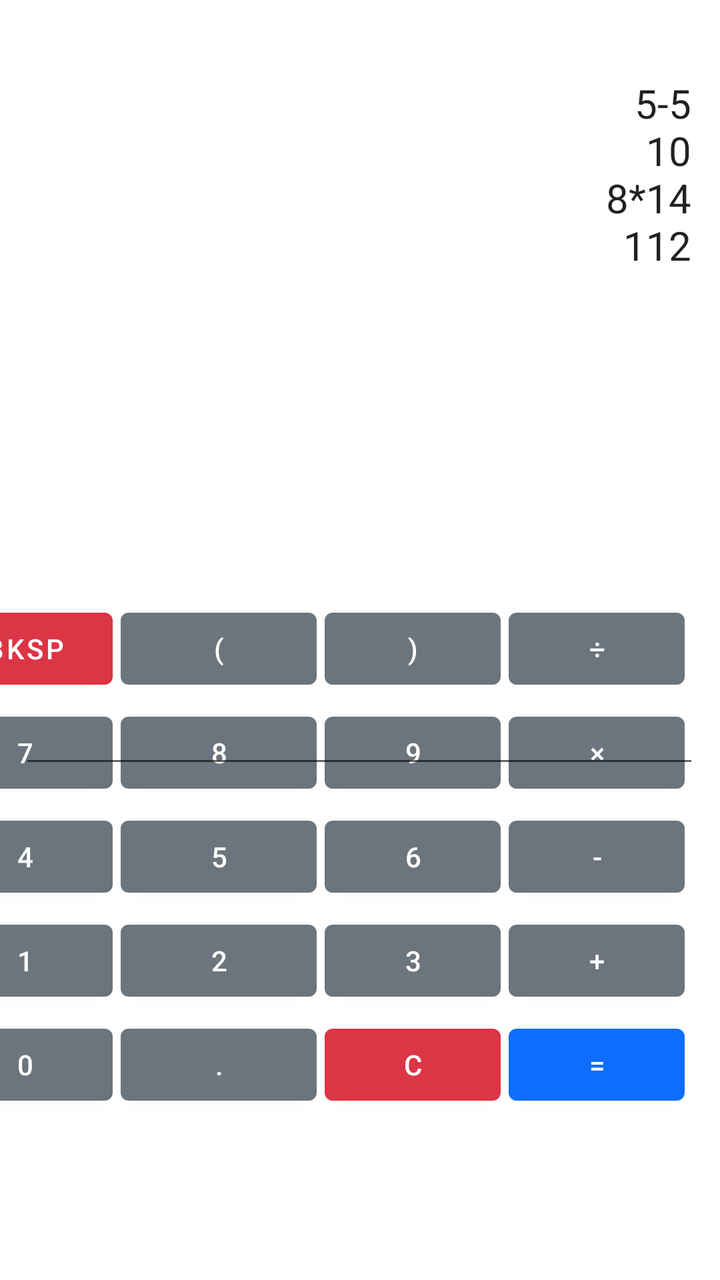
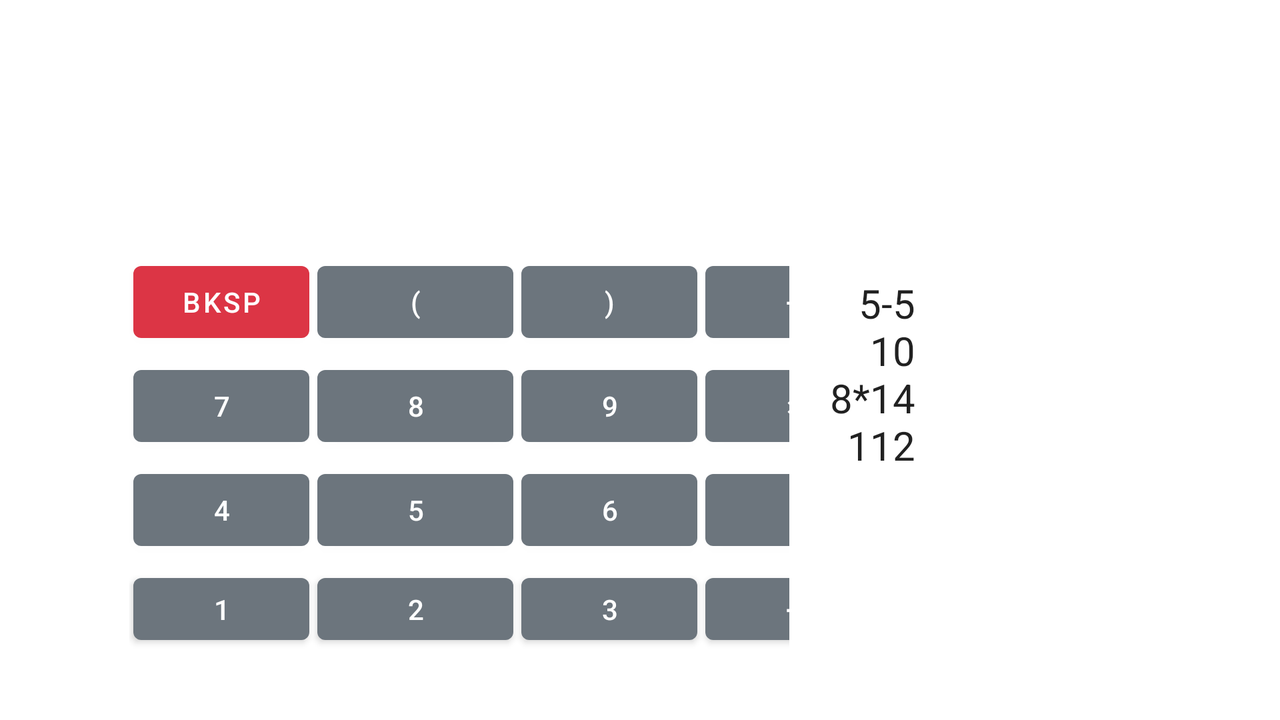

First picture: res/layout/ on a phone held upright. Second picture: the repository's own variant of that layout, on a device whose configuration matches the variant's folder. Source for both follows.
<!-- AndroidManifest.xml: application theme Theme.Calculator -->
<!-- res/layout/activity_calculator_active.xml -->
<?xml version="1.0" encoding="utf-8"?>
<androidx.constraintlayout.widget.ConstraintLayout xmlns:android="http://schemas.android.com/apk/res/android"
    xmlns:app="http://schemas.android.com/apk/res-auto"
    xmlns:tools="http://schemas.android.com/tools"
    android:layout_width="match_parent"
    android:layout_height="match_parent"
    tools:context=".ui.calculator.CalculatorActivity">

    <include
        android:id="@+id/include2"
        layout="@layout/numeric_pad"
        android:layout_width="378dp"
        android:layout_height="295dp"
        android:layout_marginStart="16dp"
        android:layout_marginEnd="16dp"
        android:layout_marginBottom="64dp"
        app:layout_constraintBottom_toBottomOf="parent"
        app:layout_constraintEnd_toEndOf="parent"
        app:layout_constraintHorizontal_bias="1.0"
        app:layout_constraintStart_toStartOf="parent" />

    <TextView
        android:id="@+id/equationField"
        android:layout_width="368dp"
        android:layout_height="49dp"
        android:layout_marginStart="20dp"
        android:layout_marginTop="15dp"
        android:textAlignment="textEnd"
        android:textSize="20sp"
        android:textStyle="bold"
        app:layout_constraintBottom_toTopOf="@id/include2"
        app:layout_constraintStart_toStartOf="parent"
        app:layout_constraintTop_toTopOf="parent"
        app:layout_constraintVertical_bias="0.965" />

    <EditText
        android:id="@+id/editTextTextMultiLine3"
        android:layout_width="340dp"
        android:layout_height="361dp"
        android:layout_marginStart="16dp"
        android:layout_marginTop="28dp"
        android:layout_marginEnd="16dp"
        android:ems="10"
        android:gravity="start|top"
        android:inputType="textMultiLine"
        android:text="5-5\n10\n8*14\n112"
        android:textAlignment="textEnd"
        android:textSize="20sp"
        app:layout_constraintEnd_toEndOf="parent"
        app:layout_constraintHorizontal_bias="0.533"
        app:layout_constraintStart_toStartOf="parent"
        app:layout_constraintTop_toTopOf="parent" />

    <androidx.constraintlayout.widget.Guideline
        android:id="@+id/guideline2"
        android:layout_width="wrap_content"
        android:layout_height="wrap_content"
        android:orientation="horizontal"
        app:layout_constraintGuide_begin="20dp" />

    <androidx.constraintlayout.widget.Guideline
        android:id="@+id/guideline3"
        android:layout_width="wrap_content"
        android:layout_height="wrap_content"
        android:layout_marginBottom="411dp"
        android:orientation="vertical"
        app:layout_constraintBottom_toBottomOf="parent"
        app:layout_constraintGuide_begin="20dp"
        app:layout_constraintTop_toBottomOf="@+id/equationField" />


</androidx.constraintlayout.widget.ConstraintLayout>
<!-- res/layout/numeric_pad.xml (included above) -->
<?xml version="1.0" encoding="utf-8"?>
<RelativeLayout xmlns:android="http://schemas.android.com/apk/res/android"
    xmlns:app="http://schemas.android.com/apk/res-auto"
    android:id="@+id/numericPad"
    android:layout_width="fill_parent"
    android:layout_height="fill_parent">

    <TableLayout
        android:id="@+id/numericPadLayout"
        android:layout_width="wrap_content"
        android:layout_height="wrap_content"
        android:layout_centerInParent="true">

        <TableRow
            android:layout_width="match_parent"
            android:layout_height="match_parent">

            <Button
                android:id="@+id/bkspBtn"
                android:layout_width="wrap_content"
                android:layout_height="wrap_content"
                android:layout_margin="2dp"
                android:text="@string/bksp_btn_text"
                android:theme="@style/Theme.Calculator.Danger" />

            <Button
                android:id="@+id/openParenthesisBtn"
                android:layout_width="98dp"
                android:layout_height="wrap_content"
                android:layout_margin="2dp"
                android:tag="@string/open_parenthesis_btn_text"
                android:text="@string/open_parenthesis_btn_text"
                android:theme="@style/Theme.Calculator.Secondary" />

            <Button
                android:id="@+id/closeParenthesisBtn"
                android:layout_width="wrap_content"
                android:layout_height="wrap_content"
                android:layout_margin="2dp"
                android:tag="@string/close_parenthesis_btn_text"
                android:text="@string/close_parenthesis_btn_text"
                android:theme="@style/Theme.Calculator.Secondary" />

            <Button
                android:id="@+id/divisionBtn"
                android:layout_width="wrap_content"
                android:layout_height="wrap_content"
                android:layout_margin="2dp"
                android:tag="@string/division_btn_text"
                android:text="@string/division_btn_text"
                android:theme="@style/Theme.Calculator.Secondary" />

        </TableRow>

        <TableRow
            android:layout_width="match_parent"
            android:layout_height="match_parent">

            <Button
                android:id="@+id/sevenBtn"
                android:layout_width="wrap_content"
                android:layout_height="wrap_content"
                android:layout_margin="2dp"
                android:tag="@string/seven_btn_text"
                android:text="@string/seven_btn_text"
                android:theme="@style/Theme.Calculator.Secondary" />

            <Button
                android:id="@+id/eightBtn"
                android:layout_width="wrap_content"
                android:layout_height="wrap_content"
                android:layout_margin="2dp"
                android:tag="@string/eight_btn_text"
                android:text="@string/eight_btn_text"
                android:theme="@style/Theme.Calculator.Secondary" />

            <Button
                android:id="@+id/nineBtn"
                android:layout_width="wrap_content"
                android:layout_height="wrap_content"
                android:layout_margin="2dp"
                android:tag="@string/nine_btn_text"
                android:text="@string/nine_btn_text"
                android:theme="@style/Theme.Calculator.Secondary" />

            <Button
                android:id="@+id/multiplyBtn"
                android:layout_width="wrap_content"
                android:layout_height="wrap_content"
                android:layout_margin="2dp"
                android:tag="@string/multiply_btn_text"
                android:text="@string/multiply_btn_text"
                android:theme="@style/Theme.Calculator.Secondary" />
        </TableRow>

        <TableRow
            android:layout_width="match_parent"
            android:layout_height="match_parent">

            <Button
                android:id="@+id/fourBtn"
                android:layout_width="wrap_content"
                android:layout_height="wrap_content"
                android:layout_margin="2dp"
                android:tag="@string/four_btn_text"
                android:text="@string/four_btn_text"
                android:theme="@style/Theme.Calculator.Secondary" />

            <Button
                android:id="@+id/fiveBtn"
                android:layout_width="wrap_content"
                android:layout_height="wrap_content"
                android:layout_margin="2dp"
                android:tag="@string/five_btn_text"
                android:text="@string/five_btn_text"
                android:theme="@style/Theme.Calculator.Secondary" />

            <Button
                android:id="@+id/sixBtn"
                android:layout_width="wrap_content"
                android:layout_height="wrap_content"
                android:layout_margin="2dp"
                android:tag="@string/six_btn_text"
                android:text="@string/six_btn_text"
                android:theme="@style/Theme.Calculator.Secondary" />

            <Button
                android:id="@+id/subtractionBtn"
                android:layout_width="wrap_content"
                android:layout_height="wrap_content"
                android:layout_margin="2dp"
                android:tag="@string/subtraction_btn_text"
                android:text="@string/subtraction_btn_text"
                android:theme="@style/Theme.Calculator.Secondary" />
        </TableRow>

        <TableRow
            android:layout_width="match_parent"
            android:layout_height="match_parent">

            <Button
                android:id="@+id/oneBtn"
                android:layout_width="wrap_content"
                android:layout_height="wrap_content"
                android:layout_margin="2dp"
                android:tag="@string/one_btn_text"
                android:text="@string/one_btn_text"
                android:theme="@style/Theme.Calculator.Secondary" />

            <Button
                android:id="@+id/twoBtn"
                android:layout_width="wrap_content"
                android:layout_height="wrap_content"
                android:layout_margin="2dp"
                android:tag="@string/two_btn_text"
                android:text="@string/two_btn_text"
                android:theme="@style/Theme.Calculator.Secondary" />

            <Button
                android:id="@+id/threeBtn"
                android:layout_width="wrap_content"
                android:layout_height="wrap_content"
                android:layout_margin="2dp"
                android:tag="@string/three_btn_text"
                android:text="@string/three_btn_text"
                android:theme="@style/Theme.Calculator.Secondary" />

            <Button
                android:id="@+id/additionBtn"
                android:layout_width="wrap_content"
                android:layout_height="wrap_content"
                android:layout_margin="2dp"
                android:tag="@string/addition_btn_text"
                android:text="@string/addition_btn_text"
                android:theme="@style/Theme.Calculator.Secondary" />

        </TableRow>

        <TableRow
            android:layout_width="match_parent"
            android:layout_height="match_parent">

            <Button
                android:id="@+id/zeroBtn"
                android:layout_width="wrap_content"
                android:layout_height="wrap_content"
                android:layout_margin="2dp"
                android:tag="@string/zero_btn_text"
                android:text="@string/zero_btn_text"
                android:theme="@style/Theme.Calculator.Secondary" />

            <Button
                android:id="@+id/decimalBtn"
                android:layout_width="wrap_content"
                android:layout_height="wrap_content"
                android:layout_margin="2dp"
                android:text="@string/decimal_btn_text"
                android:theme="@style/Theme.Calculator.Secondary" />

            <Button
                android:id="@+id/clearBtn"
                android:layout_width="wrap_content"
                android:layout_height="wrap_content"
                android:layout_margin="2dp"
                android:text="@string/clear_btn_text"
                android:theme="@style/Theme.Calculator.Danger" />

            <Button
                android:id="@+id/equalsBtn"
                android:layout_width="wrap_content"
                android:layout_height="wrap_content"
                android:layout_margin="2dp"
                android:text="@string/equal_btn_text"
                android:theme="@style/Theme.Calculator.Primary" />
        </TableRow>

    </TableLayout>

</RelativeLayout>
<!-- resources referenced by this layout -->
<resources>
  <string name="addition_btn_text">+</string>
  <string name="bksp_btn_text">Bksp</string>
  <string name="clear_btn_text">C</string>
  <string name="close_parenthesis_btn_text">)</string>
  <string name="decimal_btn_text">.</string>
  <string name="division_btn_text">÷</string>
  <string name="eight_btn_text">8</string>
  <string name="equal_btn_text">=</string>
  <string name="five_btn_text">5</string>
  <string name="four_btn_text">4</string>
  <string name="multiply_btn_text">×</string>
  <string name="nine_btn_text">9</string>
  <string name="one_btn_text">1</string>
  <string name="open_parenthesis_btn_text">(</string>
  <string name="seven_btn_text">7</string>
  <string name="six_btn_text">6</string>
  <string name="subtraction_btn_text">-</string>
  <string name="three_btn_text">3</string>
  <string name="two_btn_text">2</string>
  <string name="zero_btn_text">0</string>
  <style name="Theme.Calculator.Danger" parent="Theme.Calculator.Btn">
          <item name="colorPrimary">@color/danger</item>
      </style>
  <style name="Theme.Calculator.Primary" parent="Theme.Calculator.Btn">
          <item name="colorPrimary">@color/primary</item>
      </style>
  <style name="Theme.Calculator.Secondary" parent="Theme.Calculator.Btn">
          <item name="colorPrimary">@color/secondary</item>
      </style>
  <style name="Theme.Calculator" parent="Theme.MaterialComponents.DayNight.DarkActionBar">
          
          <item name="colorPrimary">@color/purple_500</item>
          <item name="colorPrimaryVariant">@color/purple_700</item>
          <item name="colorOnPrimary">@color/white</item>
          
          <item name="colorSecondary">@color/teal_200</item>
          <item name="colorSecondaryVariant">@color/teal_700</item>
          <item name="colorOnSecondary">@color/black</item>
          
          <item name="android:statusBarColor" tools:targetApi="l">?attr/colorPrimaryVariant</item>
          
      </style>
  <style name="Theme.Calculator.Btn">
          <item name="textFillColor">@color/white</item>
          <item name="android:layout_margin">2dp</item>
      </style>
  <color name="danger">#dc3545</color>
  <color name="primary">#0d6efd</color>
  <color name="secondary">#6c757d</color>
  <color name="purple_500">#FF6200EE</color>
  <color name="purple_700">#FF3700B3</color>
  <color name="white">#FFFFFFFF</color>
  <color name="teal_200">#FF03DAC5</color>
  <color name="teal_700">#FF018786</color>
  <color name="black">#FF000000</color>
</resources>
<!-- res/layout-land/activity_calculator_active.xml (the repository's variant of the layout above) -->
<!-- drawn on the phone turned sideways -->
<?xml version="1.0" encoding="utf-8"?>
<androidx.constraintlayout.widget.ConstraintLayout xmlns:android="http://schemas.android.com/apk/res/android"
    xmlns:app="http://schemas.android.com/apk/res-auto"
    xmlns:tools="http://schemas.android.com/tools"
    android:layout_width="match_parent"
    android:layout_height="match_parent"
    tools:context=".ui.calculator.CalculatorActivity">

    <include
        android:id="@+id/include2"
        layout="@layout/numeric_pad"
        android:layout_width="330dp"
        android:layout_height="203dp"
        android:layout_marginStart="16dp"
        android:layout_marginEnd="16dp"
        android:layout_marginBottom="32dp"
        app:layout_constraintBottom_toBottomOf="parent"
        app:layout_constraintEnd_toEndOf="parent"
        app:layout_constraintHorizontal_bias="0.175"
        app:layout_constraintStart_toStartOf="parent" />

    <EditText
        android:id="@+id/editTextTextMultiLine3"
        android:layout_width="151dp"
        android:layout_height="250dp"
        android:layout_marginStart="16dp"
        android:layout_marginTop="128dp"
        android:layout_marginEnd="16dp"
        android:ems="10"
        android:gravity="start|top"
        android:inputType="textMultiLine"
        android:text="5-5\n10\n8*14\n112"
        android:textAlignment="textEnd"
        android:textSize="20sp"
        app:layout_constraintEnd_toEndOf="parent"
        app:layout_constraintHorizontal_bias="0.645"
        app:layout_constraintStart_toStartOf="parent"
        app:layout_constraintTop_toTopOf="parent" />

    <TextView
        android:id="@+id/equationField"
        android:layout_width="322dp"
        android:layout_height="36dp"
        android:layout_marginBottom="12dp"
        android:textAlignment="textEnd"
        android:textSize="20sp"
        android:textStyle="bold"
        app:layout_constraintBottom_toTopOf="@+id/include2"
        app:layout_constraintEnd_toEndOf="parent"
        app:layout_constraintHorizontal_bias="0.0"
        app:layout_constraintStart_toStartOf="@id/include2" />


</androidx.constraintlayout.widget.ConstraintLayout>
